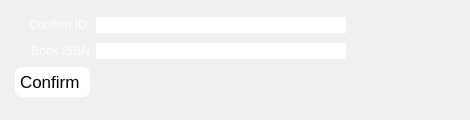
           <widget class="QWidget" name="tabLoan">
            <attribute name="title">
             <string>Loan Book</string>
            </attribute>
            <widget class="QWidget" name="verticalLayoutWidget">
             <property name="geometry">
              <rect>
               <x>0</x>
               <y>0</y>
               <width>461</width>
               <height>111</height>
              </rect>
             </property>
             <layout class="QVBoxLayout" name="verticalLayout_5">
              <property name="spacing">
               <number>-1</number>
              </property>
              <property name="sizeConstraint">
               <enum>QLayout::SetMinimumSize</enum>
              </property>
              <property name="leftMargin">
               <number>15</number>
              </property>
              <property name="topMargin">
               <number>15</number>
              </property>
              <property name="rightMargin">
               <number>15</number>
              </property>
              <property name="bottomMargin">
               <number>15</number>
              </property>
              <item>
               <layout class="QHBoxLayout" name="horizontalLayout_8">
                <property name="spacing">
                 <number>-1</number>
                </property>
                <property name="leftMargin">
                 <number>0</number>
                </property>
                <property name="topMargin">
                 <number>0</number>
                </property>
                <property name="rightMargin">
                 <number>0</number>
                </property>
                <property name="bottomMargin">
                 <number>0</number>
                </property>
                <item>
                 <widget class="QLabel" name="label_8">
                  <property name="sizePolicy">
                   <sizepolicy hsizetype="Maximum" vsizetype="Maximum">
                    <horstretch>0</horstretch>
                    <verstretch>0</verstretch>
                   </sizepolicy>
                  </property>
                  <property name="minimumSize">
                   <size>
                    <width>75</width>
                    <height>0</height>
                   </size>
                  </property>
                  <property name="styleSheet">
                   <string notr="true">color: white;</string>
                  </property>
                  <property name="text">
                   <string>Confirm ID:</string>
                  </property>
                  <property name="alignment">
                   <set>Qt::AlignRight|Qt::AlignTrailing|Qt::AlignVCenter</set>
                  </property>
                 </widget>
                </item>
                <item>
                 <widget class="QLineEdit" name="edtID_SLoan">
                  <property name="minimumSize">
                   <size>
                    <width>250</width>
                    <height>0</height>
                   </size>
                  </property>
                  <property name="maximumSize">
                   <size>
                    <width>250</width>
                    <height>16777215</height>
                   </size>
                  </property>
                  <property name="autoFillBackground">
                   <bool>false</bool>
                  </property>
                  <property name="styleSheet">
                   <string notr="true">color: white;</string>
                  </property>
                  <property name="maxLength">
                   <number>13</number>
                  </property>
                  <property name="frame">
                   <bool>false</bool>
                  </property>
                  <property name="placeholderText">
                   <string>Enter your ID here</string>
                  </property>
                  <property name="clearButtonEnabled">
                   <bool>true</bool>
                  </property>
                 </widget>
                </item>
                <item>
                 <spacer name="horizontalSpacer_7">
                  <property name="orientation">
                   <enum>Qt::Horizontal</enum>
                  </property>
                  <property name="sizeHint" stdset="0">
                   <size>
                    <width>40</width>
                    <height>20</height>
                   </size>
                  </property>
                 </spacer>
                </item>
               </layout>
              </item>
              <item>
               <layout class="QHBoxLayout" name="horizontalLayout_9">
                <property name="spacing">
                 <number>-1</number>
                </property>
                <property name="leftMargin">
                 <number>0</number>
                </property>
                <property name="topMargin">
                 <number>0</number>
                </property>
                <property name="rightMargin">
                 <number>0</number>
                </property>
                <property name="bottomMargin">
                 <number>0</number>
                </property>
                <item>
                 <widget class="QLabel" name="label_9">
                  <property name="sizePolicy">
                   <sizepolicy hsizetype="Maximum" vsizetype="Maximum">
                    <horstretch>0</horstretch>
                    <verstretch>0</verstretch>
                   </sizepolicy>
                  </property>
                  <property name="minimumSize">
                   <size>
                    <width>75</width>
                    <height>0</height>
                   </size>
                  </property>
                  <property name="styleSheet">
                   <string notr="true">color: white;</string>
                  </property>
                  <property name="text">
                   <string>Book ISBN</string>
                  </property>
                  <property name="alignment">
                   <set>Qt::AlignRight|Qt::AlignTrailing|Qt::AlignVCenter</set>
                  </property>
                 </widget>
                </item>
                <item>
                 <widget class="QLineEdit" name="edtISBN_SLoan">
                  <property name="minimumSize">
                   <size>
                    <width>250</width>
                    <height>0</height>
                   </size>
                  </property>
                  <property name="maximumSize">
                   <size>
                    <width>250</width>
                    <height>16777215</height>
                   </size>
                  </property>
                  <property name="autoFillBackground">
                   <bool>false</bool>
                  </property>
                  <property name="styleSheet">
                   <string notr="true">color: white;</string>
                  </property>
                  <property name="maxLength">
                   <number>13</number>
                  </property>
                  <property name="frame">
                   <bool>false</bool>
                  </property>
                  <property name="placeholderText">
                   <string>Enter book ISBN here</string>
                  </property>
                  <property name="clearButtonEnabled">
                   <bool>true</bool>
                  </property>
                 </widget>
                </item>
                <item>
                 <spacer name="horizontalSpacer_8">
                  <property name="orientation">
                   <enum>Qt::Horizontal</enum>
                  </property>
                  <property name="sizeHint" stdset="0">
                   <size>
                    <width>40</width>
                    <height>20</height>
                   </size>
                  </property>
                 </spacer>
                </item>
               </layout>
              </item>
              <item>
               <widget class="QPushButton" name="pbtnSLoan">
                <property name="sizePolicy">
                 <sizepolicy hsizetype="Maximum" vsizetype="Fixed">
                  <horstretch>0</horstretch>
                  <verstretch>0</verstretch>
                 </sizepolicy>
                </property>
                <property name="minimumSize">
                 <size>
                  <width>0</width>
                  <height>30</height>
                 </size>
                </property>
                <property name="maximumSize">
                 <size>
                  <width>16777215</width>
                  <height>30</height>
                 </size>
                </property>
                <property name="font">
                 <font>
                  <pointsize>13</pointsize>
                  <kerning>true</kerning>
                 </font>
                </property>
                <property name="mouseTracking">
                 <bool>true</bool>
                </property>
                <property name="whatsThis">
                 <string>'My Profile' button</string>
                </property>
                <property name="autoFillBackground">
                 <bool>false</bool>
                </property>
                <property name="styleSheet">
                 <string notr="true">
QPushButton
{
text-align: left;
color: black;
padding: 10px;
border-radius:7px;
padding: 5px;
background-color: white; 
}
QPushButton:hover:!pressed
{
  background-color: rgb(241,218,195);
  color: black;
}
QPushButton:checked
{
  background-color: rgb(133,179,225);
  color: black;
}</string>
                </property>
                <property name="text">
                 <string>Confirm </string>
                </property>
                <property name="icon">
                 <iconset>
                  <normaloff>images/navigation-14/svg/check-1518584.svg</normaloff>images/navigation-14/svg/check-1518584.svg</iconset>
                </property>
                <property name="iconSize">
                 <size>
                  <width>25</width>
                  <height>25</height>
                 </size>
                </property>
                <property name="checkable">
                 <bool>false</bool>
                </property>
                <property name="checked">
                 <bool>false</bool>
                </property>
                <property name="autoDefault">
                 <bool>false</bool>
                </property>
                <property name="default">
                 <bool>false</bool>
                </property>
                <property name="flat">
                 <bool>true</bool>
                </property>
               </widget>
              </item>
             </layout>
            </widget>
           </widget>
